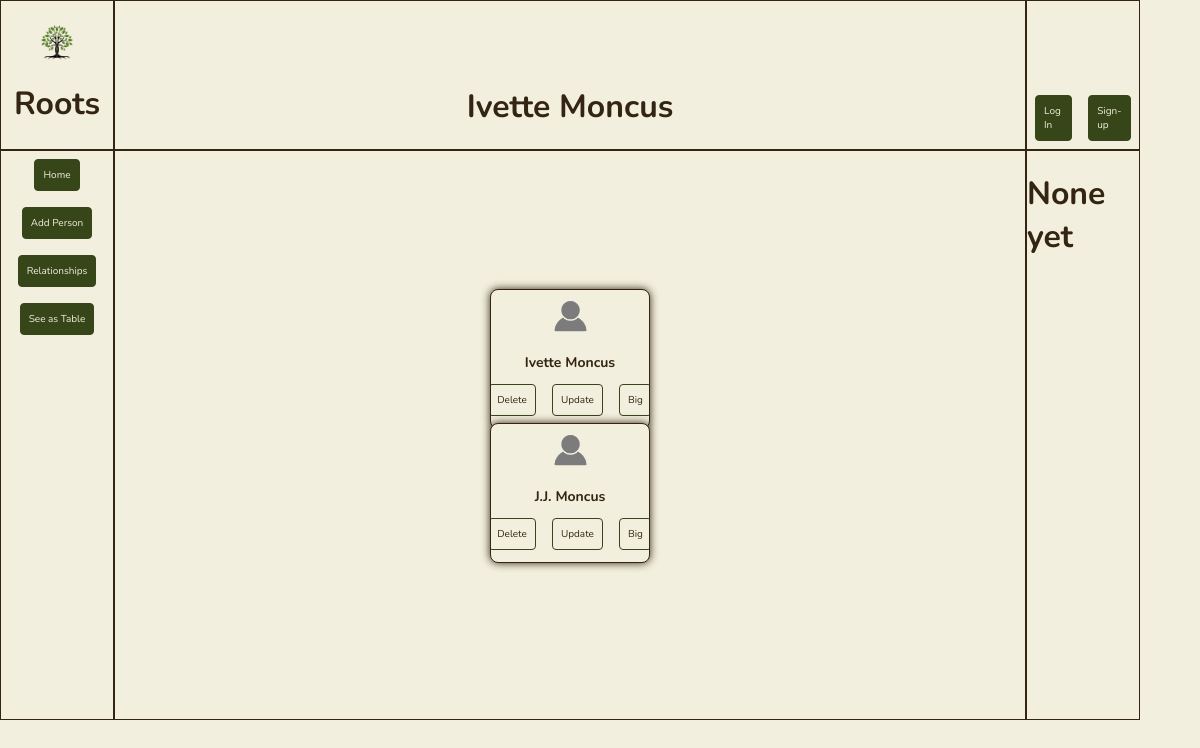
Before: /focus/2 with the older database file.
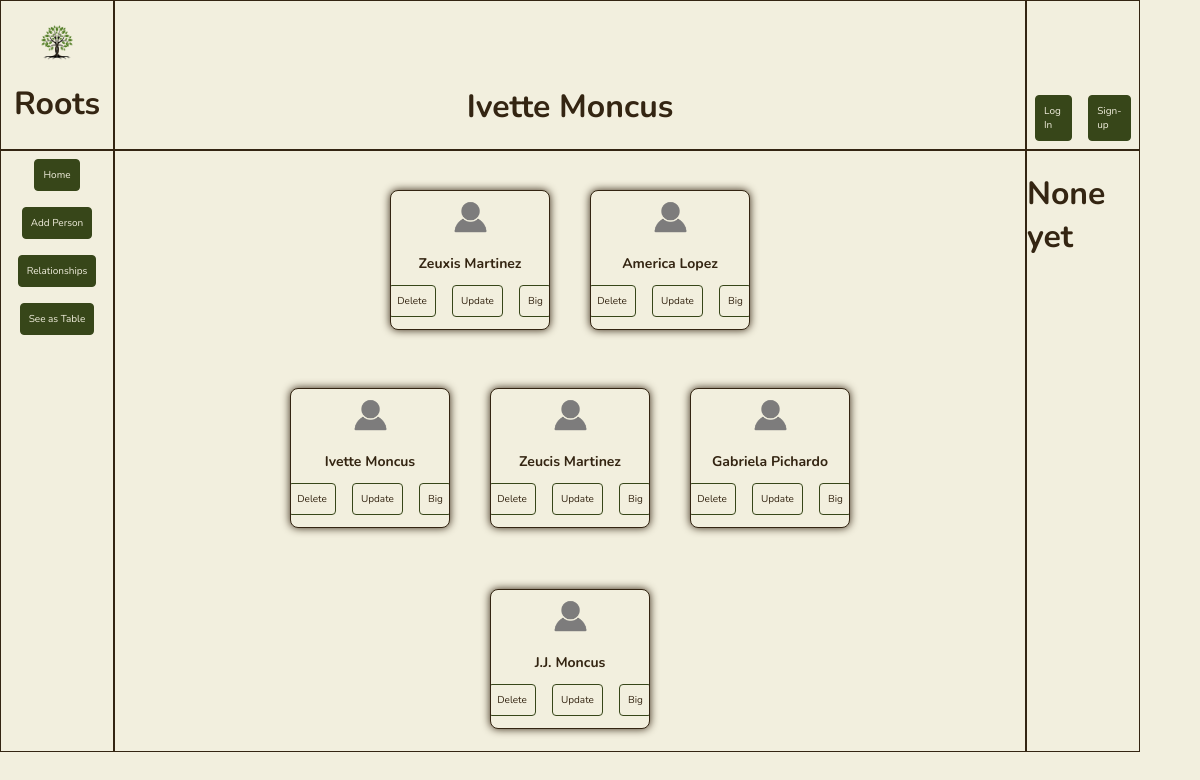
After: the same page with the newer database file.
### app.py (models this page shows, shortened)
class Person(db.Model):
    id = db.Column(db.Integer, primary_key=True)
    first_name = db.Column(db.String(200), nullable=False)
    last_name = db.Column(db.String(200), nullable=False)
    middle_name = db.Column(db.String(200), nullable=False, default='')
    nick_name = db.Column(db.String(200), nullable=False, default='')
    date_created = db.Column(db.DateTime, default=datetime.utcnow)
    parents = db.relationship('Person',
                              secondary = person_parent_association,
                              primaryjoin = id == person_parent_association.c.person_id,
                              secondaryjoin = id == person_parent_association.c.parent_id,
                              backref = db.backref('children', lazy='select'))
    siblings = db.relationship('Person',
                              secondary = sibling_association,
                              primaryjoin = id == sibling_association.c.left_id,
                              secondaryjoin = id == sibling_association.c.right_id,
                              back_populates = 'siblings',
                              lazy='select')

### app.py (the view)
@app.route('/focus/<int:id>', methods=['GET'])
def focus(id):
    person = Person.query.get_or_404(id)
    parents = person.parents
    siblings = person.siblings
    children = person.children
    all_siblings = siblings + [person]
    parents_table = Person.query.filter(Person.id.in_([parent.id for parent in parents])).distinct().all()
    siblings_table = Person.query.filter(Person.id.in_([sibling.id for sibling in all_siblings])).distinct().all()
    children_table = Person.query.filter(Person.id.in_([child.id for child in children])).distinct().all()
    return render_template('focus.html', person=person, parents=parents_table, siblings=siblings_table, children=children_table)

### templates/focus.html (shortened to what this page needs)
{% extends 'base.html' %}
{% block body %}
<div class='content default-grid' id="content-index">
    <div class="grid-item grid-item-1">
        <div class="logo" id="logo-index">
            <div class="content-container-column">
                    <img src="{{ url_for('static', filename='logos/green-tree-logo.png') }}" alt="Green Tree Logo">
                    <h1>Roots</h1>
            </div>
        </div>
    </div>
    <div class="grid-item grid-item-2">
        <div class="current-family-name" id="current-family-name-index">
            <div class="content-container-row">
                {% if person.nick_name == "" %}
                <h1>{{person.first_name}} {{person.last_name}}</h1>
                {% else %}
                <h1>{{person.nick_name}} {{person.last_name}}</h1>
                {% endif %}
            </div>
        </div>
    </div>
    <div class="grid-item grid-item-3">
        <div class="account-tasks-panel">
            <div class="content-container-row">
                <a class="btn" id='log-in' href="">Log In</a>
                <a class="btn" id='sign-up' href="">Sign-up</a>
            </div>
        </div>
    </div>
    <div class="grid-item grid-item-4">
        <div class="app-tasks-panel">
            <div class="content-container-column">
                <a class="btn" id='Home' href = "/">Home</a>
                <a class="btn" id='addPersonBtn'>Add Person</a>
                <a class="btn" id='addPersonBtn' href="/relationships">Relationships</a>
                <a class="btn" id='table' href="/table">See as Table</a>
            </div>
        </div>
    </div>
    <div class="grid-item grid-item-5">
        <div class="focus-panel">
            <div class="content-focus">
                <div class="focus-layer" id="parent-layer">
                    {% for person in parents %}
                    <div class="card-container">
                        <div class="card">
                            <a class="card-link" href="/focus/{{person.id}}">
                                <div class="card-content">
                                    <img src="{{ url_for('static', filename='logos/empty-prof-pic.png') }}" alt="Profile Picture">
                                    {% if person.nick_name == "" %}
                                    <h3>{{person.first_name}} {{person.last_name}}</h3>
                                    {% else %}
                                    <h3>{{person.nick_name}} {{person.last_name}}</h3>
                                    {% endif %}
                                    <div class="btn-container">
                                        <a href="/delete/{{person.id}}" class="btn">Delete</a>
                                        <a href="/update_tree/{{person.id}}" class="btn">Update</a>
                                        <a href="/big_card/{{person.id}}" class="btn">Big</a>
                                    </div>
                                </div>
                            </a>
                        </div>
                    </div>
                    {% endfor %}
                </div>
                <div class="focus-layer" id="sibling-layer">
                    {% for person in siblings %}
                    <div class="card-container">
                        <div class="card">
                            <a class="card-link" href="/focus/{{person.id}}">
                                <div class="card-content">
                                    <img src="{{ url_for('static', filename='logos/empty-prof-pic.png') }}" alt="Profile Picture">
                                    {% if person.nick_name == "" %}
                                    <h3>{{person.first_name}} {{person.last_name}}</h3>
                                    {% else %}
                                    <h3>{{person.nick_name}} {{person.last_name}}</h3>
                                    {% endif %}
                                    <div class="btn-container">
                                        <a href="/delete/{{person.id}}" class="btn">Delete</a>
                                        <a href="/update_tree/{{person.id}}" class="btn">Update</a>
                                        <a href="/big_card/{{person.id}}" class="btn">Big</a>
                                    </div>
                                </div>
                            </a>
                        </div>
                    </div>
                    {% endfor %}
                </div>
                <div class="focus-layer" id="children-layer">
                    {% for person in children %}
                    <div class="card-container">
                        <div class="card">
                            <a class="card-link" href="/focus/{{person.id}}">
                                <div class="card-content">
                                    <img src="{{ url_for('static', filename='logos/empty-prof-pic.png') }}" alt="Profile Picture">
                                    {% if person.nick_name == "" %}
                                    <h3>{{person.first_name}} {{person.last_name}}</h3>
                                    {% else %}
                                    <h3>{{person.nick_name}} {{person.last_name}}</h3>
                                    {% endif %}
                                    <div class="btn-container">
                                        <a href="/delete/{{person.id}}" class="btn">Delete</a>
                                        <a href="/update_tree/{{person.id}}" class="btn">Update</a>
                                        <a href="/big_card/{{person.id}}" class="btn">Big</a>
                                    </div>
                                </div>
                            </a>
                        </div>
                    </div>
                    {% endfor %}
                </div>
            </div>
        </div>
    </div>
    <div class="grid-item grid-item-6">
        <div class="secondary-panel">
            <div class="content-container-column">
                <h1>None yet</h1>
            </div>
        </div>
    </div>
</div>
{% endblock %}

### templates/base.html (shortened to what this page needs)
<!DOCTYPE html>
<html lang="en">
<head>
    <link rel="stylesheet" href="{{ url_for('static', filename='css/main.css') }}">
    <link rel="stylesheet" href="{{ url_for('static', filename='css/grid.css') }}">
    <link rel="stylesheet" href="{{ url_for('static', filename='css/splash.css') }}">
    <link rel="stylesheet" href="{{ url_for('static', filename='css/buttons.css') }}">
    <link rel="stylesheet" href="{{ url_for('static', filename='css/cards-main.css') }}">
    <link rel="stylesheet" href="{{ url_for('static', filename='css/cards-focus.css') }}">
    <link rel="stylesheet" href="{{ url_for('static', filename='css/forms.css') }}">
    <link rel="stylesheet" href="{{ url_for('static', filename='css/tables.css') }}">
    <link rel="stylesheet" href="{{ url_for('static', filename='css/relationships.css') }}">
    <link rel="stylesheet" href="{{ url_for('static', filename='css/focus.css') }}">
</head>
<body>
    {% block body %}
    {% endblock %}
</body>
</html>

### static/css/main.css (style rules this page uses)
:root { --main-black: #0a0a0a; --main-white: #fff; --main-bg-color: #f2efde; --main-bg-border-color: #342512; --main-text-color: #342512; --main-secondary-text-color: #9d864d; --main-hover-text-color: #f2efde; --main-item-color: #374619; --main-item-border-color: #374619; --main-item-color-hover: #7e883d; --main-dark-brown: #342512; --main-light-brown: #9d864d; --main-cream: #f2efde; --main-light-green: #7e883d; --main-dark-green: #374619; }
body { margin: 0px; padding: 0px; box-sizing: border-box; font-family: Nunito, sans-serif; background-color: var(--main-cream); color: var(--main-dark-brown); }
.content-container-column { display: flex; justify-content: center; align-items: center; flex-direction: column; }
.content-container-row { display: flex; justify-content: center; align-items: center; flex-direction: row; }

### static/css/grid.css (style rules this page uses)
.default-grid { display: grid; grid-template-columns: 10% auto 10%; grid-template-rows: 150px auto; gap: 0px; height: 90vh; width: 95vw; }
.grid-item { border: solid 1px var(--main-dark-brown); }
.grid-item-1 { grid-area: 1 / 1 / span 1 / span 1; display: flex; justify-content: center; align-items: center; }
.grid-item-1 img { width: 33%; height: height; padding-top: 20px; }
.grid-item-2 { grid-area: 1 / 2 / span 1 / span 1; display: flex; align-items: end; justify-content: center; }
.grid-item-3 { grid-area: 1 / 3 / span 1 / span 1; display: flex; align-items: end; justify-content: center; }
.grid-item-4 { grid-area: 2 / 1 / span 1 / span 1; }
.grid-item-5 { grid-area: 2 / 2 / span 1 / span 1; display: flex; justify-content: center; align-items: start; flex-direction: row; flex-wrap: wrap; }
.grid-item-6 { grid-area: 2 / 3 / span 1 / span 1; }

### static/css/buttons.css (style rules this page uses)
.btn-container { display: flex; flex-direction: row; align-items: center; justify-content: center; height: 10%; }
.btn { display: inline-block; font-size: 10px; padding: 8px; background-color: var(--main-dark-green); text-decoration: none; border: solid 1px var(--main-dark-green); border-radius: 4px; margin: 8px; color: var(--main-cream); }

### static/css/cards-main.css (style rules this page uses)
.card-container { width: 15%; max-width: 300px; min-width: 200px; display: inline-flex; justify-content: center; flex-wrap: wrap; margin-top: 20px; }
.card { width: 100%; background-color: var(--main-cream); border-radius: 8px; border: solid 1px var(--main-dark-brown); overflow: hidden; margin: 20px; box-shadow: 0px 0px 8px var(--main-dark-brown); }
.card-link { display: flex; align-items: center; justify-content: center; flex-direction: column; text-decoration: none; }
.card-content { padding: 4px; display: flex; flex-direction: column; align-items: center; justify-content: center; text-decoration: none; }
.card-content img { width: 30%; height: auto; background-color: var(--main-cream); }
.card-content h3 { font-size: 14px; margin-bottom: 4px; color: var(--main-dark-brown); }
.card-content a { background-color: var(--main-cream); color: var(--main-dark-brown); }

### static/css/focus.css (style rules this page uses)
.content-focus { display: grid; grid-template-columns: 100%; grid-template-rows: 33% 33% 34%; gap: 0px; }
.focus-layer { display: inline-flex; flex-direction: row; justify-content: center; align-items: center; }

Changed rows visible on the page:
added Person: first_name "Zeuxis", last_name "Martinez", shown under "Ivette Moncus"
added Person: first_name "America", last_name "Lopez", shown under "Ivette Moncus"
added Person: first_name "Zeucis", last_name "Martinez"
added Person: first_name "Gabriela", last_name "Pichardo"
